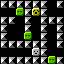

Rendered tile map (Tiled .tmx) drawn with the repository's tilesets; below, a short description and the full map source, tile grids included:
An orthogonal 8x8 tile map with 8x8 px tiles, 1 tile layer (base).

<map version="1.5" tiledversion="1.7.0" orientation="orthogonal" renderorder="right-down" width="8" height="8" tilewidth="8" tileheight="8" infinite="0" nextlayerid="2" nextobjectid="1">
 <tileset firstgid="1" source="../../dev/editor_tiles.tsx" />
 <layer id="1" name="base" width="8" height="8">
  <data encoding="csv">
1,1,1,1,1,1,0,1,
0,0,3,1,7,1,0,0,
1,1,0,1,0,1,1,1,
1,0,0,1,0,1,0,1,
1,0,0,3,0,1,0,1,
1,1,1,1,1,1,0,1,
0,0,0,0,2,1,0,0,
1,1,1,1,1,1,3,1
</data>
 </layer>
</map>
